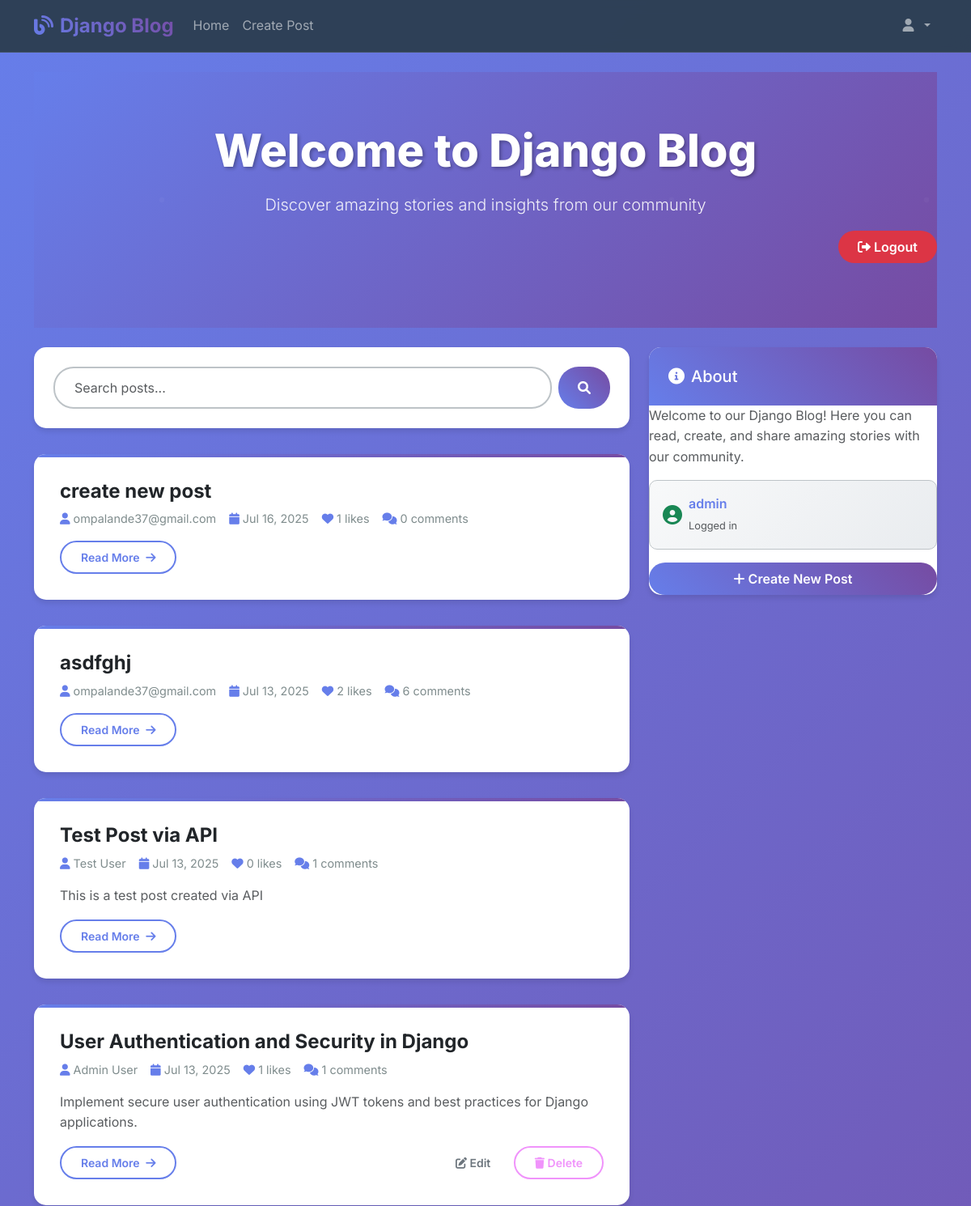
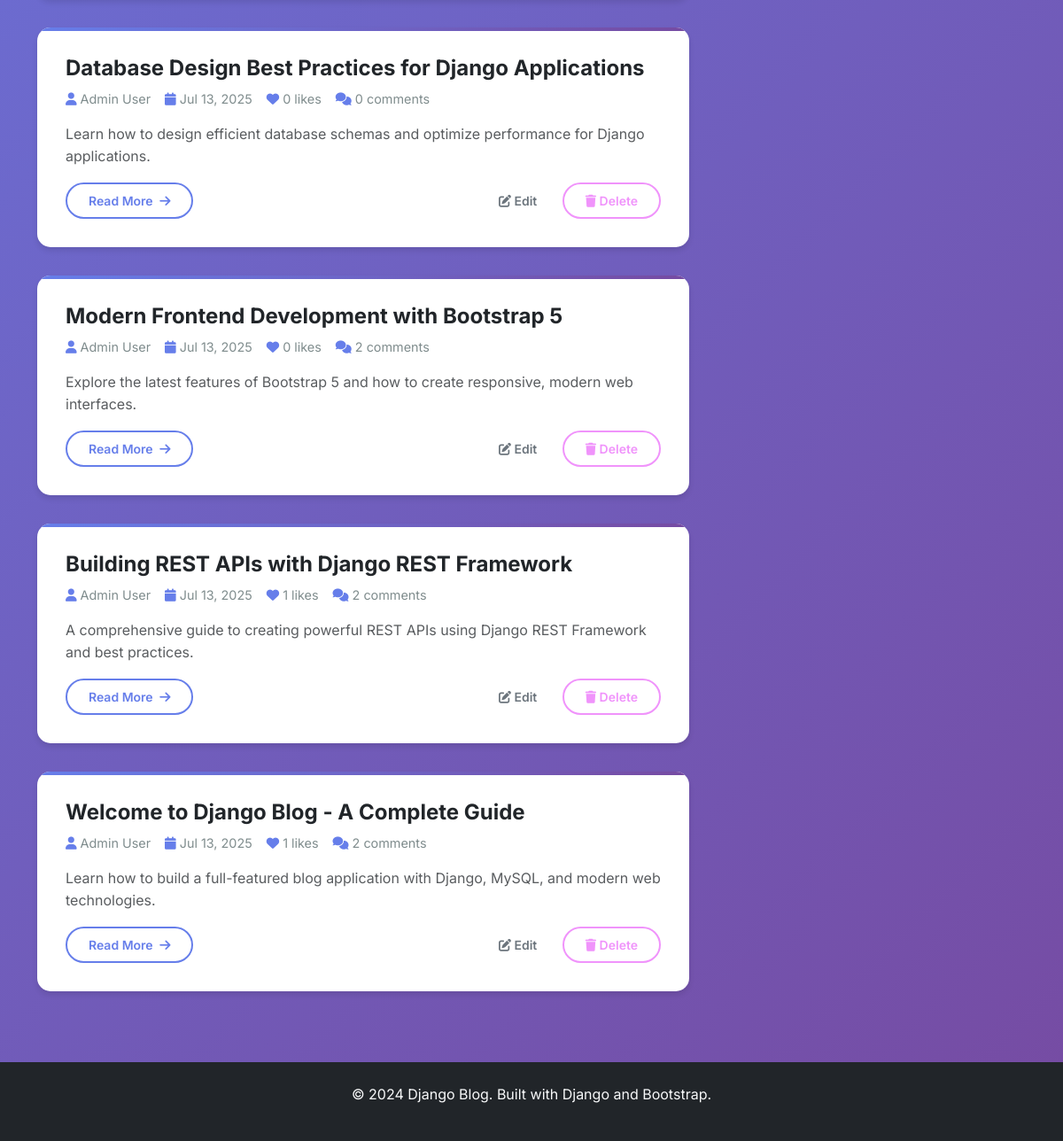
Page /blog/ (signed in) on the committed database (2 pictures, top to bottom).
### blog/models.py (models this page shows, shortened)
class BlogPost(models.Model):
    STATUS_CHOICES = [
        ('draft', 'Draft'),
        ('published', 'Published')
    ]
    title = models.CharField(max_length=200)
    content = RichTextField()
    author = models.ForeignKey(User, on_delete=models.CASCADE, related_name='blog_posts')
    timestamp = models.DateTimeField(auto_now_add=True)
    updated_at = models.DateTimeField(auto_now=True)
    status = models.CharField(max_length=10, choices=STATUS_CHOICES, default='draft')
    slug = models.SlugField(max_length=200, unique=True, blank=True)
    excerpt = models.TextField(max_length=500, blank=True)
    class Meta:
        ordering = ['-timestamp']
    @property
    def like_count(self):
        return self.likes.count()
    @property
    def comment_count(self):
        return self.comments.count()

### blog/views.py (the view)
# urls.py: path('blog/', views.BlogListView.as_view(), name='blog_list'),
class BlogListView(ListView):
    model = BlogPost
    template_name = 'blog/blog_list.html'
    context_object_name = 'posts'
    paginate_by = 10
    def get_queryset(self):
        return BlogPost.objects.filter(status='published').order_by('-timestamp')
    def get_context_data(self, **kwargs):
        context = super().get_context_data(**kwargs)
        context['show_create_button'] = self.request.user.is_authenticated
        context['show_logout_button'] = self.request.user.is_authenticated
        return context

### templates/blog/blog_list.html (shortened to what this page needs)
{% extends 'base.html' %}
{% block content %}
<div class="blog-header text-center mb-4">
    <h1 class="display-4">Welcome to Django Blog</h1>
    <p class="lead">Discover amazing stories and insights from our community</p>
    {% if user.is_authenticated %}
    <div class="d-flex justify-content-end mb-3 gap-2">
        <form action="{% url 'user_logout' %}" method="post" style="display:inline;">
            <button type="submit" class="btn btn-danger">
                <i class="fas fa-sign-out-alt me-1"></i>Logout
            </button>
        </form>
    </div>
    {% endif %}
</div>
<div class="row">
    <div class="col-md-8">
        <div class="search-container">
            <form method="get" class="d-flex">
                <input type="text" name="search" class="form-control me-2" placeholder="Search posts..." value="{{ request.GET.search }}">
                <button type="submit" class="btn btn-primary">
                    <i class="fas fa-search"></i>
                </button>
            </form>
        </div>
        <div id="blog-posts">
            {% for post in posts %}
            <article class="blog-post">
                <div class="d-flex justify-content-between align-items-start">
                    <div class="flex-grow-1">
                        <h2 class="h4 mb-2">
                            <a href="{% url 'blog_detail' post.slug %}" class="text-decoration-none text-dark">
                                {{ post.title }}
                            </a>
                        </h2>
                        <div class="post-meta">
                            <span><i class="fas fa-user"></i>{{ post.author.get_full_name|default:post.author.username }}</span>
                            <span><i class="fas fa-calendar"></i>{{ post.timestamp|date:"M d, Y" }}</span>
                            <span><i class="fas fa-heart"></i>{{ post.like_count }} likes</span>
                            <span><i class="fas fa-comments"></i>{{ post.comment_count }} comments</span>
                        </div>
                        {% if post.excerpt %}
                        <p class="text-muted">{{ post.excerpt }}</p>
                        {% endif %}
                        <div class="d-flex justify-content-between align-items-center">
                            <a href="{% url 'blog_detail' post.slug %}" class="btn btn-outline-primary btn-sm">
                                Read More <i class="fas fa-arrow-right ms-1"></i>
                            </a>
                            {% if user == post.author %}
                            <div>
                                <a href="{% url 'blog_edit' post.pk %}" class="btn btn-outline-secondary btn-sm">
                                    <i class="fas fa-edit"></i> Edit
                                </a>
                                <a href="{% url 'blog_delete' post.pk %}" class="btn btn-outline-danger btn-sm">
                                    <i class="fas fa-trash"></i> Delete
                                </a>
                            </div>
                            {% endif %}
                        </div>
                    </div>
                </div>
            </article>
            {% endfor %}
        </div>
    </div>
    <div class="col-md-4">
        <div class="sidebar-card">
            <div class="card-header">
                <h5 class="mb-0"><i class="fas fa-info-circle me-2"></i>About</h5>
            </div>
            <div class="card-body">
                <p class="text-muted">Welcome to our Django Blog! Here you can read, create, and share amazing stories with our community.</p>
                {% if user.is_authenticated %}
                <div class="user-status mb-3">
                    <div class="d-flex align-items-center">
                        <i class="fas fa-user-circle text-success me-2"></i>
                        <div>
                            <strong>{{ user.username }}</strong>
                            <br>
                            <small class="text-muted">Logged in</small>
                        </div>
                    </div>
                </div>
                <a href="{% url 'blog_create' %}" class="btn btn-primary w-100">
                    <i class="fas fa-plus me-1"></i>Create New Post
                </a>
                {% endif %}
            </div>
        </div>
    </div>
</div>
{% endblock %}

### static/css/custom.css (style rules this page uses)
:root { --primary-color: #667eea; --secondary-color: #764ba2; --accent-color: #f093fb; --success-color: #4facfe; --warning-color: #f093fb; --danger-color: #f093fb; --dark-color: #2c3e50; --light-color: #ecf0f1; --text-color: #2c3e50; --text-muted: #7f8c8d; --border-color: #bdc3c7; --shadow: 0 4px 6px rgba(0, 0, 0, 0.1); --shadow-hover: 0 8px 15px rgba(0, 0, 0, 0.2); --transition: all 0.3s ease; }
body { font-family: 'Inter', -apple-system, BlinkMacSystemFont, 'Segoe UI', Roboto, sans-serif; line-height: 1.6; color: var(--text-color); background: linear-gradient(135deg, #667eea 0%, #764ba2 100%); min-height: 100vh; }
.blog-header { background: linear-gradient(135deg, var(--primary-color) 0%, var(--secondary-color) 100%); color: white; padding: 4rem 0; text-align: center; position: relative; overflow: hidden; }
.blog-header::before { content: ''; position: absolute; top: 0; left: 0; right: 0; bottom: 0; opacity: 0.3; }
.blog-header h1 { font-weight: 800; font-size: 3.5rem; margin-bottom: 1rem; text-shadow: 2px 2px 4px rgba(0, 0, 0, 0.3); }
.blog-header .lead { font-size: 1.25rem; opacity: 0.9; font-weight: 300; }
.blog-post { background: white; border: none; border-radius: 15px; padding: 2rem; margin-bottom: 2rem; box-shadow: var(--shadow); transition: var(--transition); position: relative; overflow: hidden; }
.blog-post::before { content: ''; position: absolute; top: 0; left: 0; right: 0; height: 4px; background: linear-gradient(90deg, var(--primary-color), var(--secondary-color)); }
.blog-post h2 { color: var(--text-color); font-weight: 700; margin-bottom: 1rem; font-size: 1.5rem; }
.blog-post h2 a { color: inherit; text-decoration: none; transition: var(--transition); }
.post-meta { display: flex; align-items: center; gap: 1rem; margin-bottom: 1rem; font-size: 0.9rem; color: var(--text-muted); }
.post-meta i { color: var(--primary-color); margin-right: 0.25rem; }
.btn { border-radius: 25px; font-weight: 600; padding: 0.5rem 1.5rem; transition: var(--transition); border: none; }
.btn-primary { background: linear-gradient(45deg, var(--primary-color), var(--secondary-color)); border: none; }
.btn-outline-primary { border: 2px solid var(--primary-color); color: var(--primary-color); background: transparent; }
.btn-outline-danger { border: 2px solid var(--danger-color); color: var(--danger-color); }
.search-container { background: white; border-radius: 15px; padding: 1.5rem; box-shadow: var(--shadow); margin-bottom: 2rem; }
.search-container input { border: 2px solid var(--border-color); border-radius: 25px; padding: 0.75rem 1.5rem; transition: var(--transition); }
.sidebar-card { background: white; border-radius: 15px; box-shadow: var(--shadow); overflow: hidden; }
.sidebar-card .card-header { background: linear-gradient(45deg, var(--primary-color), var(--secondary-color)); color: white; border: none; padding: 1.5rem; }
.form-control { border: 2px solid var(--border-color); border-radius: 8px; padding: 0.75rem 1rem; transition: var(--transition); }
.blog-post { animation: fadeInUp 0.6s ease-out; }
.user-status { background: linear-gradient(135deg, #f8f9fa 0%, #e9ecef 100%); border-radius: 10px; padding: 1rem; border: 1px solid var(--border-color); margin-bottom: 1rem; }
.user-status i { font-size: 1.5rem; }
.user-status strong { color: var(--primary-color); font-weight: 600; }
.user-status small { font-size: 0.8rem; }

### rows in the picture
BlogPost: title "create new post", author.get_full_name "ompalande37@gmail.com", timestamp "Jul 16, 2025", like_count "1", comment_count "0"
BlogPost: title "asdfghj", author.get_full_name "ompalande37@gmail.com", timestamp "Jul 13, 2025", like_count "2", comment_count "6"
BlogPost: title "Test Post via API", author.get_full_name "Test User", timestamp "Jul 13, 2025", like_count "0", comment_count "1", excerpt "This is a test post created via API"
BlogPost: title "User Authentication and Security in Django", author.get_full_name "Admin User", timestamp "Jul 13, 2025", like_count "1", comment_count "1", excerpt "Implement secure user authentication using JWT tokens and best practices for Django applications.", shows "Edit"
BlogPost: title "Database Design Best Practices for Django Applications", author.get_full_name "Admin User", timestamp "Jul 13, 2025", like_count "0", comment_count "0", excerpt "Learn how to design efficient database schemas and optimize performance for Django applications.", shows "Edit"
BlogPost: title "Modern Frontend Development with Bootstrap 5", author.get_full_name "Admin User", timestamp "Jul 13, 2025", like_count "0", comment_count "2", excerpt "Explore the latest features of Bootstrap 5 and how to create responsive, modern web interfaces.", shows "Edit"
BlogPost: title "Building REST APIs with Django REST Framework", author.get_full_name "Admin User", timestamp "Jul 13, 2025", like_count "1", comment_count "2", excerpt "A comprehensive guide to creating powerful REST APIs using Django REST Framework and best practices.", shows "Edit"
BlogPost: title "Welcome to Django Blog - A Complete Guide", author.get_full_name "Admin User", timestamp "Jul 13, 2025", like_count "1", comment_count "2", excerpt "Learn how to build a full-featured blog application with Django, MySQL, and modern web technologies.", shows "Edit"

### other values in the picture
{{ user.username }} "admin"
